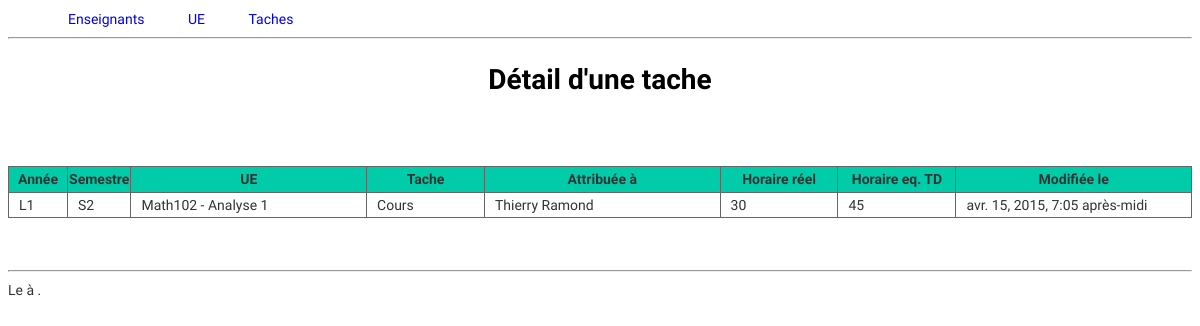
The page /tache/3 on the database as committed earlier.
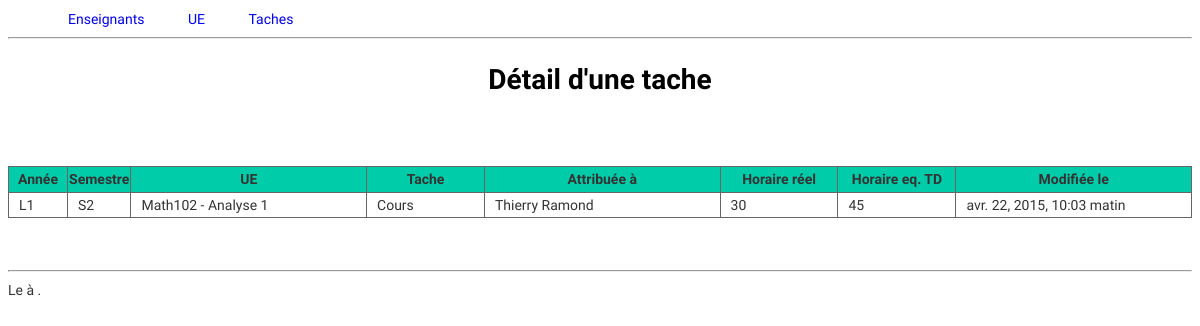
The same page on the database as committed later.
### services/models.py (models this page shows, shortened)
class Tache(models.Model):
    ue = models.ForeignKey(Ue)
    attribué_à = models.ForeignKey(Enseignant)
    nature = models.CharField(max_length = 20)
    horaire_reel = models.IntegerField()
    horaire_eqtd = models.IntegerField()
    modifié_le = models. DateTimeField(auto_now = True)
    depuis = models.IntegerField(default=0)
    millesime = models.IntegerField()

class Ue(models.Model):
    titre = models.CharField(max_length = 100)
    code = models.CharField(max_length = 20)
    année = models.CharField(max_length = 20)
    semestre = models.CharField(max_length = 20)
    description = models.TextField()
    responsable = models.ForeignKey(Enseignant)
    specialité = models.CharField(max_length = 20)
    horaire_total = models.IntegerField()
    horaire_cours = models.IntegerField()
    horaire_td = models.IntegerField()
    horaire_tp = models.IntegerField()
    horaire_intégré = models.IntegerField()
    horaire_soutien = models.IntegerField()
    horaire_coordination = models.IntegerField()
    nombre_td = models.IntegerField()
    nombre_tp = models.IntegerField()
    nombre_cours = models.IntegerField()
    nombre_intégré = models.IntegerField()
    nombre_soutien = models.IntegerField()
    millesime = models.IntegerField()
    def __str__(self):
        return ('{0} - {1}'.format(self.code, self.titre))

class Enseignant(models.Model):
    nom = models.CharField(max_length = 100)
    prenom = models.CharField(max_length = 100)
    grade = models.CharField(max_length = 100)
    service_du = models.IntegerField (default = 192)
    decharge = models.IntegerField (default = 0)
    commentaire = models.TextField(blank=True)
    arrivé_en = models.DateField(blank=True)
    photo = models.ImageField(blank=True)
    attribué = models.IntegerField (default = 0)
    bilan = models.IntegerField (default = 0)
    millesime = models.IntegerField (default = 0)
    class Meta():
        unique_together = ("nom", "prenom")
    def __str__(self):
        return ('{1} {0}'.format(self.nom, self.prenom))

### services/views.py (the view)
# urls.py: url(r'^tache/(?P<pk>\d+$)$', views.tache_detail.as_view(),name='tache-view'),
class tache_detail(generic.DetailView):
    model = Tache
    template_name = 'services/tache_detail.html'

### services/templates/services/tache_detail.html (shortened to what this page needs)
{% extends "services/base.html" %}
{% block content %}
<h1>Détail d'une tache</h1>
<br/><br/>
<table>
<tr>
	<th style="width: 5%;">Année</th>
	<th style="width: 5%;">Semestre</th>
	<th style="width: 20%;"> UE</th>
	<th style="width: 10%;"> Tache</th>
	<th style="width: 20%;"> Attribuée à</th>
	<th style="width: 10%;"> Horaire réel</th>
	<th style="width: 10%;"> Horaire eq. TD</th>
	<th style="width: 20%;"> Modifiée le</th>
</tr>
<tr>
<td>{{tache.ue.année}}</td>
<td>{{tache.ue.semestre}}</td>
<td>{{tache.ue}}</td>
<td>{{tache.nature}}</td>
<td>{{tache.attribué_à}}</td>
<td>{{tache.horaire_reel}}</td>
<td>{{tache.horaire_eqtd}}</td>
<td>{{tache.modifié_le}}</td>
</tr>
</table>
{% endblock %}

Rows that differ between the two databases and show on the page:
changed Tache "Cours": modifié_le "avr. 15, 2015, 7:05 après-midi" → "avr. 22, 2015, 10:03 matin"
